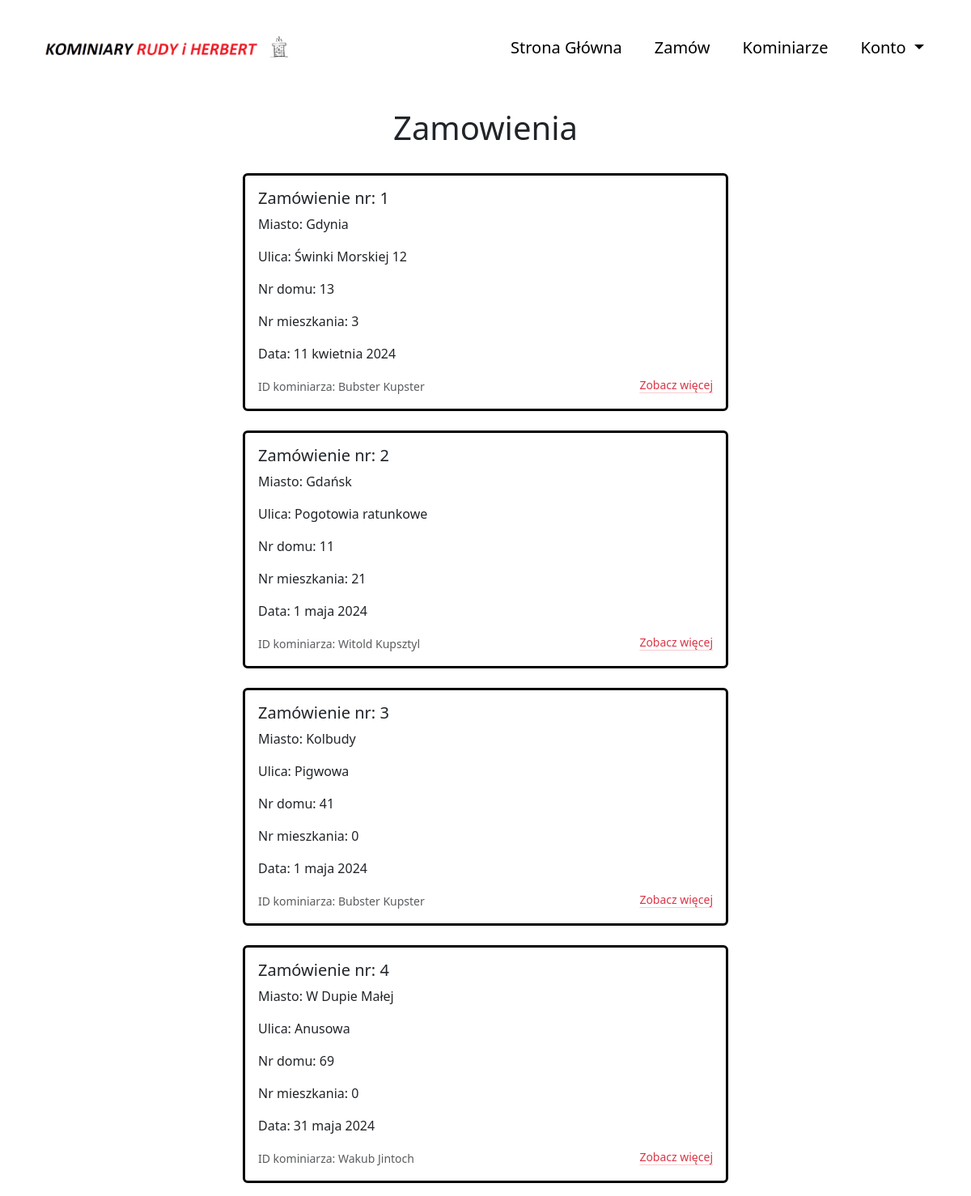
The page /zamowienia/ (signed in) on the database its author committed.
### kominiarzapp/models.py (models this page shows, shortened)
class Zamowienie(models.Model):
    kominiarz = models.ForeignKey('Kominiarz', on_delete=models.SET_NULL, null=True)
    miasto = models.CharField("Miasto", max_length=20)
    ulica = models.CharField("Ulica", max_length=20)
    numerdomu = models.IntegerField("Numer Domu")
    numermieszkania = models.IntegerField("Numer Mieszkania",null=True, default="", blank=True)
    dzien = models.DateField("Data")

class Kominiarz(models.Model):
    imie = models.CharField("Imię", max_length=20)
    nazwisko = models.CharField("Nazwisko",max_length=20)
    wiek = models.IntegerField("Wiek")
    opis = models.CharField("Opis",max_length=1000,null=True, default="", blank=True)
    zdj = models.CharField("Zdjęcie",max_length=1000,null=True, default="", blank=True)
    def __str__(self):
        return str(self.imie) + " " +str(self.nazwisko)

### kominiarzapp/views.py (the view)
# urls.py: path('zamowienia/', Zamowienia.as_view(), name="Zamowienia"),
class Zamowienia(ListView):
    model = Zamowienie
    def get_queryset(self, *args, **kwargs):
        qs = super(Zamowienia, self).get_queryset(*args, **kwargs)
        return qs

### kominiarzapp/templates/kominiarzapp/zamowienie_list.html (shortened to what this page needs)
{% extends "kominiarzapp/szablon.html" %}
{% block naglowek%}
<nav class="navbar navbar-expand-lg navbar-light">
    <div class="container ">
      <a class="navbar-brand " href="{% url 'Main' %}">
      <div class="mx-auto mt-3 mb-3" >
        <div>
        <img src="/static/img/logo3.png"  style="width: 60%;"></div>
        </div>
      </a>
      <div class="collapse navbar-collapse " id="navbarNav">
        <ul class="navbar-nav ml-auto ">
          <li class="nav-item">
            <a class="navbar-brand ps-4" href="{% url 'Main' %}">Strona Główna</a>
          </li>
          <li class="nav-item">
            <a class="navbar-brand ps-4" href="{% url 'Zamawianie' %}">Zamów</a>
          </li>
          <li class="nav-item">
            <a class="navbar-brand ps-4" href="{% url 'Kominiarze' %}">Kominiarze</a>
          </li>
          <li class="nav-item  ">
            <div class="dropdown ps-4 float-end ">
              <a class="dropdown-toggle navbar-brand" href="#" role="button" data-bs-toggle="dropdown" aria-expanded="false">
                Konto
              </a>
            </div>
          </li>
        </ul>
      </div>
    </div>
  </nav>
{% endblock %}
{% block formularz %}
<div class="row justify-content-center">
<h1 class="row justify-content-center mt-3">Zamowienia</h1>
<form action="" method="post">
    {% for object in object_list %}
    <div class="card mb-3 mt-4 border border-3 border-black" style="width: 50%; margin-left: 25%; margin-right: 25%;">
        <div class="card-body">
          <h5 class="card-title">Zamówienie nr: {{object.id}}</h5>
          <p class="card-text">Miasto: {{object.miasto}}</p>
          <p class="card-text">Ulica: {{object.ulica}}</p>
          <p class="card-text">Nr domu: {{object.numerdomu}}</p>
          <p class="card-text">Nr mieszkania: {{object.numermieszkania}}</p>
          <p class="card-text">Data: {{object.dzien}}</p>
          <p class="card-text"><small class="text-body-secondary">ID kominiarza: {{object.kominiarz}}<a class="link-danger link-offset-2 link-underline-opacity-25 link-underline-opacity-100-hover" style="float: right;" href="../kominiarz/{{object.kominiarz}}">Zobacz więcej</a></small></p>
        </div>
      </div>
    {% endfor %}
</form>
</div>
{% endblock %}

### kominiarzapp/templates/kominiarzapp/szablon.html (shortened to what this page needs)
{% load static %}
{% load crispy_forms_tags %}
<!DOCTYPE html>
<html lang="en">
<head>
    <link href="https://cdn.jsdelivr.net/npm/bootstrap@5.3.3/dist/css/bootstrap.min.css" rel="stylesheet">
    <script src="https://cdn.jsdelivr.net/npm/bootstrap@5.3.3/dist/js/bootstrap.bundle.min.js"></script></head>
<body>
  {% block naglowek %}{% endblock %}
            {% block formularz %}{% endblock %}
</body>
</html>

### rows shown on the page
Zamowienie: id "1", miasto "Gdynia", ulica "Świnki Morskiej 12", numerdomu "13", numermieszkania "3", dzien "11 kwietnia 2024", kominiarz "Bubster Kupster"
Zamowienie: id "2", miasto "Gdańsk", ulica "Pogotowia ratunkowe", numerdomu "11", numermieszkania "21", dzien "1 maja 2024", kominiarz "Witold Kupsztyl"
Zamowienie: id "3", miasto "Kolbudy", ulica "Pigwowa", numerdomu "41", numermieszkania "0", dzien "1 maja 2024", kominiarz "Bubster Kupster"
Zamowienie: id "4", miasto "W Dupie Małej", ulica "Anusowa", numerdomu "69", numermieszkania "0", dzien "31 maja 2024", kominiarz "Wakub Jintoch"
